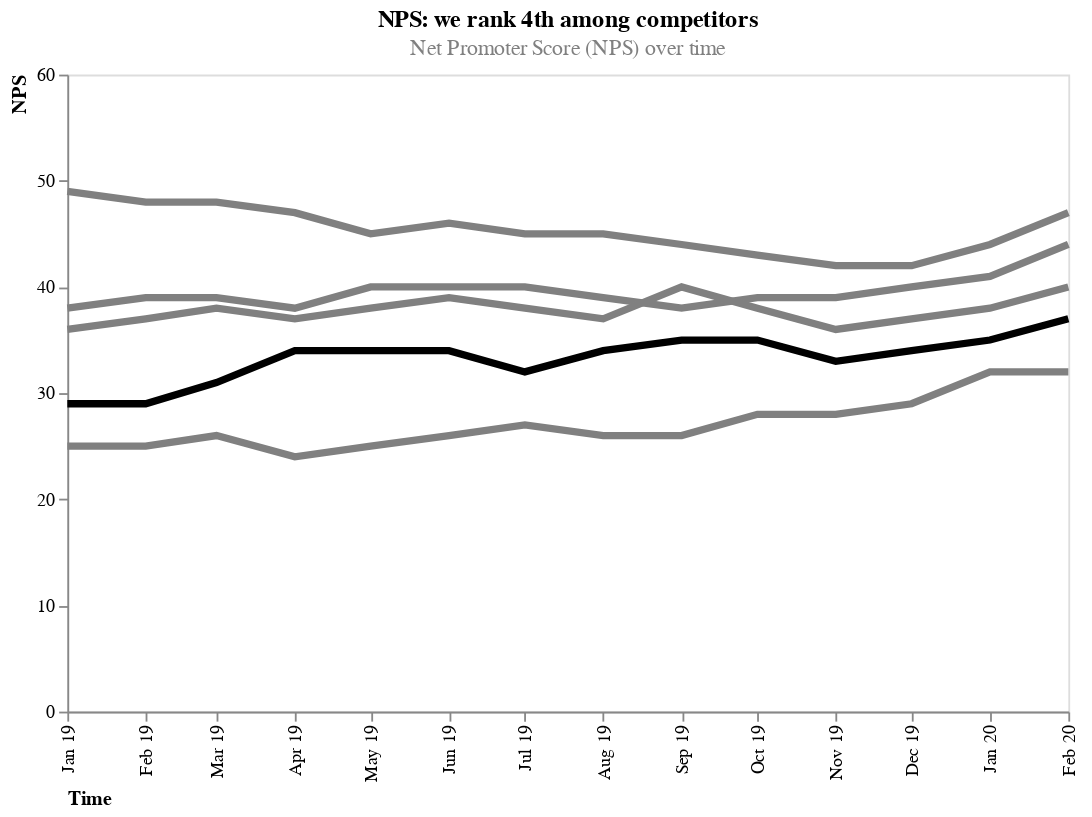

Notebook code for this chart:
### Code cell
# Create line chart
line_chart = alt.Chart(df).mark_line().encode(
    x=alt.X("Date:T",
            axis=alt.Axis(title='Time', 
                          titleAnchor="start",
                          labelAngle=-90,
                          grid=False,
                          format="%b %y"),
                          ),
    y=alt.Y("nps:Q",
            scale=alt.Scale(domain=[0, 60]),
            axis=alt.Axis(title = "NPS",
                          grid=False,
                          titleAnchor="end",
                          values=[0,10,20,30,40,50,60])
                        ),
    color=alt.Color("Company:N", scale=colors, legend=None),
    strokeWidth=alt.value(4)
).properties(
     title={
      "text": ['NPS: we rank 4th among competitors'], 
      "subtitle": ["Net Promoter Score (NPS) over time"],
      "color": "black",
      "subtitleColor": "grey"
    },
    width=550,
    height=350
)

line_chart

### Figure 1 — Vega-Lite specification as saved in the notebook (floating-point values rounded to 4 significant figures)
{"config": {"view": {"continuousWidth": 300, "continuousHeight": 300}}, "data": {"name": "data-2da0e6f43dc0bab24781ac2807513e61"}, "mark": {"type": "line"}, "encoding": {"color": {"field": "Company", "legend": null, "scale": {"domain": ["COMPETITOR A", "COMPETITOR B", "COMPETITOR C", "COMPETITOR D", "OUR COMPANY"], "range": ["grey", "grey", "grey", "grey", "black"]}, "type": "nominal"}, "strokeWidth": {"value": 4}, "x": {"axis": {"format": "%b %y", "grid": false, "labelAngle": -90, "title": "Time", "titleAnchor": "start"}, "field": "Date", "type": "temporal"}, "y": {"axis": {"grid": false, "title": "NPS", "titleAnchor": "end", "values": [0, 10, 20, 30, 40, 50, 60]}, "field": "nps", "scale": {"domain": [0, 60]}, "type": "quantitative"}}, "height": 350, "title": {"text": ["NPS: we rank 4th among competitors"], "subtitle": ["Net Promoter Score (NPS) over time"], "color": "black", "subtitleColor": "grey"}, "width": 550, "$schema": "https://vega.github.io/schema/vega-lite/v5.6.1.json", "datasets": {"data-2da0e6f43dc0bab24781ac2807513e61": [{"Date": "2019-01-01T00:00:00", "Company": "OUR COMPANY", "nps": 29.0}, {"Date": "2019-02-01T00:00:00", "Company": "OUR COMPANY", "nps": 29.0}, {"Date": "2019-03-01T00:00:00", "Company": "OUR COMPANY", "nps": 31.0}, {"Date": "2019-04-01T00:00:00", "Company": "OUR COMPANY", "nps": 34.0}, {"Date": "2019-05-01T00:00:00", "Company": "OUR COMPANY", "nps": 34.0}, {"Date": "2019-06-01T00:00:00", "Company": "OUR COMPANY", "nps": 34.0}, {"Date": "2019-07-01T00:00:00", "Company": "OUR COMPANY", "nps": 32.0}, {"Date": "2019-08-01T00:00:00", "Company": "OUR COMPANY", "nps": 34.0}, {"Date": "2019-09-01T00:00:00", "Company": "OUR COMPANY", "nps": 35.0}, {"Date": "2019-10-01T00:00:00", "Company": "OUR COMPANY", "nps": 35.0}, {"Date": "2019-11-01T00:00:00", "Company": "OUR COMPANY", "nps": 33.0}, {"Date": "2019-12-01T00:00:00", "Company": "OUR COMPANY", "nps": 34.0}, {"Date": "2020-01-01T00:00:00", "Company": "OUR COMPANY", "nps": 35.0}, {"Date": "2020-02-01T00:00:00", "Company": "OUR COMPANY", "nps": 37.0}, {"Date": "2019-01-01T00:00:00", "Company": "COMPETITOR A", "nps": 49.0}, {"Date": "2019-02-01T00:00:00", "Company": "COMPETITOR A", "nps": 48.0}, {"Date": "2019-03-01T00:00:00", "Company": "COMPETITOR A", "nps": 48.0}, {"Date": "2019-04-01T00:00:00", "Company": "COMPETITOR A", "nps": 47.0}, {"Date": "2019-05-01T00:00:00", "Company": "COMPETITOR A", "nps": 45.0}, {"Date": "2019-06-01T00:00:00", "Company": "COMPETITOR A", "nps": 46.0}, {"Date": "2019-07-01T00:00:00", "Company": "COMPETITOR A", "nps": 45.0}, {"Date": "2019-08-01T00:00:00", "Company": "COMPETITOR A", "nps": 45.0}, {"Date": "2019-09-01T00:00:00", "Company": "COMPETITOR A", "nps": 44.0}, {"Date": "2019-10-01T00:00:00", "Company": "COMPETITOR A", "nps": 43.0}, {"Date": "2019-11-01T00:00:00", "Company": "COMPETITOR A", "nps": 42.0}, {"Date": "2019-12-01T00:00:00", "Company": "COMPETITOR A", "nps": 42.0}, {"Date": "2020-01-01T00:00:00", "Company": "COMPETITOR A", "nps": 44.0}, {"Date": "2020-02-01T00:00:00", "Company": "COMPETITOR A", "nps": 47.0}, {"Date": "2019-01-01T00:00:00", "Company": "COMPETITOR B", "nps": 38.0}, {"Date": "2019-02-01T00:00:00", "Company": "COMPETITOR B", "nps": 39.0}, {"Date": "2019-03-01T00:00:00", "Company": "COMPETITOR B", "nps": 39.0}, {"Date": "2019-04-01T00:00:00", "Company": "COMPETITOR B", "nps": 38.0}, {"Date": "2019-05-01T00:00:00", "Company": "COMPETITOR B", "nps": 40.0}, {"Date": "2019-06-01T00:00:00", "Company": "COMPETITOR B", "nps": 40.0}, {"Date": "2019-07-01T00:00:00", "Company": "COMPETITOR B", "nps": 40.0}, {"Date": "2019-08-01T00:00:00", "Company": "COMPETITOR B", "nps": 39.0}, {"Date": "2019-09-01T00:00:00", "Company": "COMPETITOR B", "nps": 38.0}, {"Date": "2019-10-01T00:00:00", "Company": "COMPETITOR B", "nps": 39.0}, {"Date": "2019-11-01T00:00:00", "Company": "COMPETITOR B", "nps": 39.0}, {"Date": "2019-12-01T00:00:00", "Company": "COMPETITOR B", "nps": 40.0}, {"Date": "2020-01-01T00:00:00", "Company": "COMPETITOR B", "nps": 41.0}, {"Date": "2020-02-01T00:00:00", "Company": "COMPETITOR B", "nps": 44.0}, {"Date": "2019-01-01T00:00:00", "Company": "COMPETITOR C", "nps": 36.0}, {"Date": "2019-02-01T00:00:00", "Company": "COMPETITOR C", "nps": 37.0}, {"Date": "2019-03-01T00:00:00", "Company": "COMPETITOR C", "nps": 38.0}, {"Date": "2019-04-01T00:00:00", "Company": "COMPETITOR C", "nps": 37.0}, {"Date": "2019-05-01T00:00:00", "Company": "COMPETITOR C", "nps": 38.0}, {"Date": "2019-06-01T00:00:00", "Company": "COMPETITOR C", "nps": 39.0}, {"Date": "2019-07-01T00:00:00", "Company": "COMPETITOR C", "nps": 38.0}, {"Date": "2019-08-01T00:00:00", "Company": "COMPETITOR C", "nps": 37.0}, {"Date": "2019-09-01T00:00:00", "Company": "COMPETITOR C", "nps": 40.0}, {"Date": "2019-10-01T00:00:00", "Company": "COMPETITOR C", "nps": 38.0}, {"Date": "2019-11-01T00:00:00", "Company": "COMPETITOR C", "nps": 36.0}, {"Date": "2019-12-01T00:00:00", "Company": "COMPETITOR C", "nps": 37.0}, {"Date": "2020-01-01T00:00:00", "Company": "COMPETITOR C", "nps": 38.0}, {"Date": "2020-02-01T00:00:00", "Company": "COMPETITOR C", "nps": 40.0}, {"Date": "2019-01-01T00:00:00", "Company": "COMPETITOR D", "nps": 25.0}, {"Date": "2019-02-01T00:00:00", "Company": "COMPETITOR D", "nps": 25.0}, {"Date": "2019-03-01T00:00:00", "Company": "COMPETITOR D", "nps": 26.0}, {"Date": "2019-04-01T00:00:00", "Company": "COMPETITOR D", "nps": 24.0}, {"Date": "2019-05-01T00:00:00", "Company": "COMPETITOR D", "nps": 25.0}, {"Date": "2019-06-01T00:00:00", "Company": "COMPETITOR D", "nps": 26.0}, {"Date": "2019-07-01T00:00:00", "Company": "COMPETITOR D", "nps": 27.0}, {"Date": "2019-08-01T00:00:00", "Company": "COMPETITOR D", "nps": 26.0}, {"Date": "2019-09-01T00:00:00", "Company": "COMPETITOR D", "nps": 26.0}, {"Date": "2019-10-01T00:00:00", "Company": "COMPETITOR D", "nps": 28.0}, {"Date": "2019-11-01T00:00:00", "Company": "COMPETITOR D", "nps": 28.0}, {"Date": "2019-12-01T00:00:00", "Company": "COMPETITOR D", "nps": 29.0}, {"Date": "2020-01-01T00:00:00", "Company": "COMPETITOR D", "nps": 32.0}, {"Date": "2020-02-01T00:00:00", "Company": "COMPETITOR D", "nps": 32.0}]}}
